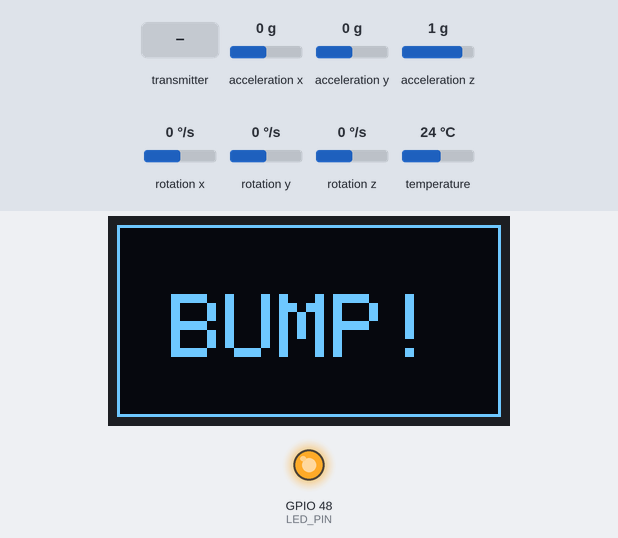
A sketch run on a simulated ESP32. Shown: 128×64 one-colour display, output pins drawn as LEDs (lit = HIGH). The inputs (shaded band) are chosen by the test bench; at power-on: acceleration z 1 g, acceleration x 0 g, acceleration y 0 g, rotation x 0 °/s, rotation y 0 °/s, rotation z 0 °/s, temperature 24 °C. Storage starts empty; what the sketch prints to the serial monitor is not drawn.

Above: at 2.54 s.
2.9 s: acceleration z set to 0.5 g
5.3 s: acceleration z set to 0.2 g
At 7.0 s:
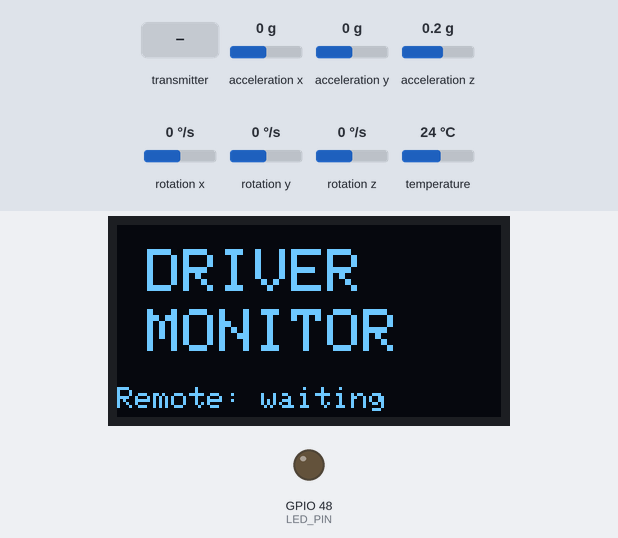
7.5 s: the transmitter starts sending accel_x = 25
At 7.82 s:
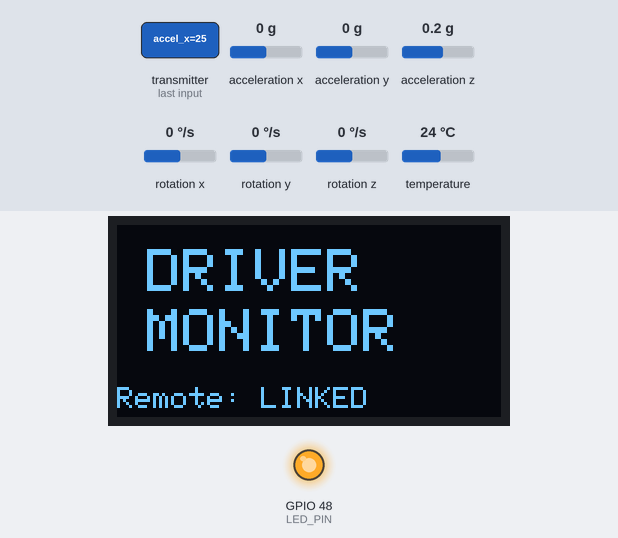
10.1 s: the transmitter starts sending gyro_z = 25
At 10.81 s:
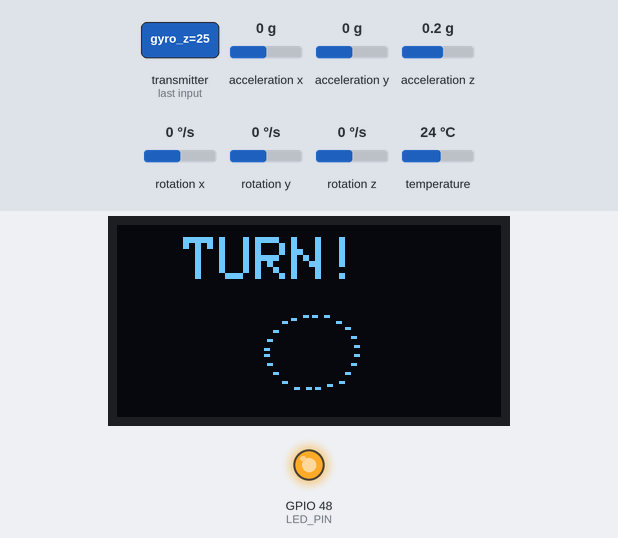
12.4 s: the transmitter starts sending accel_x = 0
15.4 s: acceleration x set to -0.8 g
At 16.04 s:
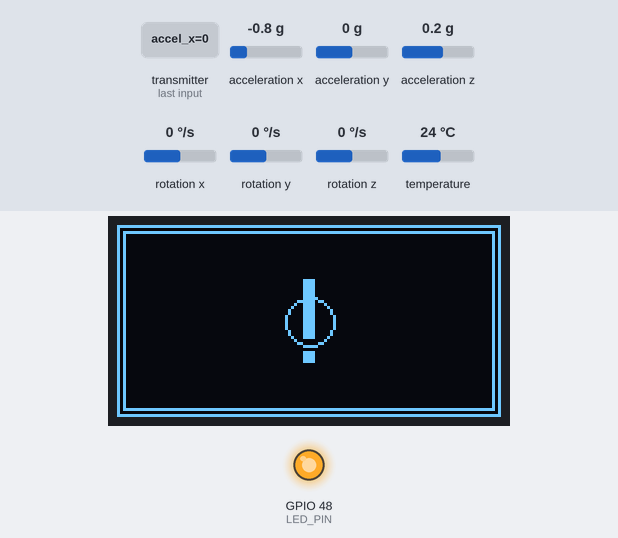
Timing chart, 0 to 18.6 s (numbered marks = the images above; inputs shaded):
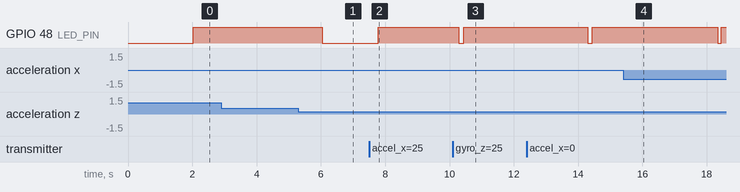

The sketch:

receiver.ino
```cpp
#include <WiFi.h>
#include <esp_now.h>
#include <Wire.h>
#include <Adafruit_MPU6050.h>
#include <Adafruit_Sensor.h>
#include <AsyncTCP.h>
#include <ESPAsyncWebServer.h>
#include <LittleFS.h>
#include <Adafruit_GFX.h>
#include <Adafruit_SSD1306.h>
#include "shared_types.h"

// ─── I2C & OLED ──────────────────────────────────────────
#define I2C_SDA        7
#define I2C_SCL       15
#define SCREEN_WIDTH  128
#define SCREEN_HEIGHT  64
#define OLED_RESET    -1
#define OLED_ADDRESS  0x3C
Adafruit_SSD1306 display(SCREEN_WIDTH, SCREEN_HEIGHT, &Wire, OLED_RESET);

// ─── LED ─────────────────────────────────────────────────
#define LED_PIN 48

// ─── WIFI / WEBSOCKET ────────────────────────────────────
#define AP_SSID    "ESP32-Speaker"
#define AP_PASS    "12345678"
#define AP_CHANNEL 1
AsyncWebServer server(80);
AsyncWebSocket ws("/ws");

// ─── EVENT THRESHOLDS ────────────────────────────────────
#define LANE_ACCEL    1.50f
#define LANE_TIME      300
#define BRAKE_ACCEL   1.96f
#define BRAKE_TIME     150
#define HACC_ACCEL    3.00f
#define HACC_TIME      200
#define TURN_GYRO     0.40f
#define TURN_TIME      300
#define BUMP_ACCEL    3.00f
#define BUMP_TIME      150
#define LOOP_MS         50

// Individual cooldowns — how long before the SAME event can fire again
#define COOLDOWN_LANE   4000
#define COOLDOWN_BRAKE  4000
#define COOLDOWN_HACC   4000
#define COOLDOWN_TURN   4000
#define COOLDOWN_BUMP   2000

// Global cooldown — minimum gap between ANY two events.
// Keeps sounds and animations from stepping on each other.
#define COOLDOWN_GLOBAL 500

#define EMA_ALPHA 0.3f

// ─── ANIMATION STATE ─────────────────────────────────────
enum AnimationType { ANIM_NONE, ANIM_BUMP, ANIM_LANE, ANIM_BRAKE, ANIM_HACC, ANIM_TURN };
volatile AnimationType activeAnim = ANIM_NONE;
uint32_t animStart     = 0;
uint32_t lastAnyTrigger = 0;   // global cooldown timestamp
#define ANIM_DURATION 2000     // matches minimum global cooldown

// ─── SENSOR INSTANCES ────────────────────────────────────
Adafruit_MPU6050 localMPU;
SensorState localSensor  = { "LOCAL"  };
SensorState remoteSensor = { "REMOTE" };
EventState  car;

// ─── ESP-NOW ─────────────────────────────────────────────
volatile bool newRemoteData = false;
MPU6050Packet remotePacket;

void onDataReceived(const esp_now_recv_info_t *info, const uint8_t *data, int len) {
  if (len != sizeof(MPU6050Packet)) return;
  memcpy((void*)&remotePacket, data, sizeof(MPU6050Packet));
  newRemoteData = true;
}

// ─── EMA ─────────────────────────────────────────────────
void applyEMA(SensorState &s, float aX, float aY, float aZ, float gZ) {
  if (!s.emaInit) {
    s.emaX = aX; s.emaY = aY; s.emaZ = aZ; s.emaGZ = gZ;
    s.emaInit = true;
  }
  s.emaX  = EMA_ALPHA * aX  + (1.0f - EMA_ALPHA) * s.emaX;
  s.emaY  = EMA_ALPHA * aY  + (1.0f - EMA_ALPHA) * s.emaY;
  s.emaZ  = EMA_ALPHA * aZ  + (1.0f - EMA_ALPHA) * s.emaZ;
  s.emaGZ = EMA_ALPHA * gZ  + (1.0f - EMA_ALPHA) * s.emaGZ;
  s.outX  = s.emaX;
  s.outY  = s.emaY;
  s.outZ  = s.emaZ;
  s.outGZ = s.emaGZ;
  s.hasData = true;
}

void updateSensor(SensorState &s,
                  float rawX, float rawY, float rawZ, float rawGZ) {
  rawX -= s.offX; rawY -= s.offY; rawZ -= s.offZ;
  applyEMA(s, rawX, rawY, rawZ, rawGZ);
}

void fuseSensors(float &aX, float &aY, float &aZ, float &gZ) {
  if (remoteSensor.hasData) {
    aX = (localSensor.outX  + remoteSensor.outX)  * 0.5f;
    aY = (localSensor.outY  + remoteSensor.outY)  * 0.5f;
    aZ = (localSensor.outZ  + remoteSensor.outZ)  * 0.5f;
    gZ = (localSensor.outGZ + remoteSensor.outGZ) * 0.5f;
  } else {
    aX = localSensor.outX; aY = localSensor.outY;
    aZ = localSensor.outZ; gZ = localSensor.outGZ;
  }
}

// ─── TRIGGER ─────────────────────────────────────────────
void fireTrigger(const char* type, const char* sound, AnimationType anim,
                 float aX, float aY, float aZ, float gZ) {
  const char* src = remoteSensor.hasData ? "FUSED" : "LOCAL";
  Serial.printf("[%s] %-12s  aX=%6.3f  aY=%6.3f  aZ=%6.3f  gZ=%6.3f\n",
                src, type, aX, aY, aZ, gZ);
  ws.textAll(sound);
  activeAnim     = anim;
  animStart      = millis();
  lastAnyTrigger = millis();
  digitalWrite(LED_PIN, HIGH);
}

bool cooldownPassed(uint32_t lastEvent, uint32_t cooldown) {
  return (millis() - lastEvent) >= cooldown;
}

// ─── MOVEMENT CHECKS ─────────────────────────────────────
void checkMovement(float aX, float aY, float aZ, float gZ) {
  // Global gate — nothing fires until 2s after the last event
  if (!cooldownPassed(lastAnyTrigger, COOLDOWN_GLOBAL)) return;

  uint32_t now = millis();
  float lateralMag = sqrt(aX * aX + aY * aY);

  // Bump
  bool currentlyBumping = (abs(aZ) > BUMP_ACCEL);
  if (currentlyBumping) {
    if (car.bumpStart == 0) car.bumpStart = now;
    if ((now - car.bumpStart) >= BUMP_TIME
        && cooldownPassed(car.lastBump, COOLDOWN_BUMP)) {
      fireTrigger("BUMP", "BEEP", ANIM_BUMP, aX, aY, aZ, gZ);
      car.lastBump = now;
    }
  } else { car.bumpStart = 0; }
  bool isBump = currentlyBumping;

  // Lane change
  if (!isBump && lateralMag > LANE_ACCEL) {
    if (car.laneStart == 0) car.laneStart = now;
    if ((now - car.laneStart) >= LANE_TIME
        && cooldownPassed(car.lastLane, COOLDOWN_LANE)) {
      fireTrigger("LANE_CHANGE", "PLAY:lane_change.mp3", ANIM_LANE, aX, aY, aZ, gZ);
      car.lastLane  = now;
      car.laneStart = 0;
    }
  } else { car.laneStart = 0; }

  // Hard brake
  if (!isBump && aX < -BRAKE_ACCEL) {
    if (car.brakeStart == 0) car.brakeStart = now;
    if ((now - car.brakeStart) >= BRAKE_TIME
        && cooldownPassed(car.lastBrake, COOLDOWN_BRAKE)) {
      fireTrigger("HARD_BRAKE", "PLAY:dont_break_hard.mp3", ANIM_BRAKE, aX, aY, aZ, gZ);
      car.lastBrake  = now;
      car.brakeStart = 0;
    }
  } else { car.brakeStart = 0; }

  // Hard accel
  if (!isBump && aX > HACC_ACCEL) {
    if (car.haccStart == 0) car.haccStart = now;
    if ((now - car.haccStart) >= HACC_TIME
        && cooldownPassed(car.lastHacc, COOLDOWN_HACC)) {
      fireTrigger("HARD_ACCEL", "PLAY:hard_accel.mp3", ANIM_HACC, aX, aY, aZ, gZ);
      car.lastHacc  = now;
      car.haccStart = 0;
    }
  } else { car.haccStart = 0; }

  // Sharp turn
  if (!isBump && abs(gZ) > TURN_GYRO) {
    if (car.turnStart == 0) car.turnStart = now;
    if ((now - car.turnStart) >= TURN_TIME
        && cooldownPassed(car.lastTurn, COOLDOWN_TURN)) {
      fireTrigger("SHARP_TURN", "PLAY:sharp_turn.mp3", ANIM_TURN, aX, aY, aZ, gZ);
      car.lastTurn  = now;
      car.turnStart = 0;
    }
  } else { car.turnStart = 0; }
}

// ─── ANIMATIONS ──────────────────────────────────────────
void drawBumpAnim(uint32_t e) {
  display.clearDisplay();
  int shake = ((e / 40) % 2 == 0) ? -3 : 3;
  display.setTextColor(SSD1306_WHITE);
  display.setTextSize(3);
  display.setCursor(18, 20 + shake);
  display.print("BUMP!");
  display.drawRect(0, 0, SCREEN_WIDTH, SCREEN_HEIGHT, SSD1306_WHITE);
  display.display();
}

void drawLaneAnim(uint32_t e) {
  display.clearDisplay();
  display.setTextColor(SSD1306_WHITE);
  display.setTextSize(2);
  display.setCursor(12, 4);
  display.print("LANE");
  display.setCursor(12, 24);
  display.print("CHANGE");
  int base = (e / 12) % 160 - 20;
  for (int i = 0; i < 4; i++) {
    int ax = base + i * 18;
    if (ax < -10 || ax > SCREEN_WIDTH) continue;
    display.drawLine(ax,     54, ax + 8, 48, SSD1306_WHITE);
    display.drawLine(ax,     54, ax + 8, 60, SSD1306_WHITE);
    display.drawLine(ax + 8, 48, ax + 8, 60, SSD1306_WHITE);
  }
  display.display();
}

void drawBrakeAnim(uint32_t e) {
  display.clearDisplay();
  display.setTextColor(SSD1306_WHITE);
  int r = (e / 25) % 50;
  display.drawCircle(SCREEN_WIDTH / 2, SCREEN_HEIGHT / 2, r, SSD1306_WHITE);
  display.drawCircle(SCREEN_WIDTH / 2, SCREEN_HEIGHT / 2, r + 8, SSD1306_WHITE);
  if ((e / 100) % 2 == 0) {
    display.drawRect(0, 0, SCREEN_WIDTH, SCREEN_HEIGHT, SSD1306_WHITE);
    display.drawRect(2, 2, SCREEN_WIDTH - 4, SCREEN_HEIGHT - 4, SSD1306_WHITE);
  }
  display.setTextSize(4);
  display.setCursor(54, 18);
  display.print("!");
  display.display();
}

void drawHaccAnim(uint32_t e) {
  display.clearDisplay();
  display.setTextColor(SSD1306_WHITE);
  display.setTextSize(2);
  display.setCursor(22, 4);
  display.print("SPEED!");
  for (int i = 0; i < 6; i++) {
    int y = 26 + i * 6;
    int off = ((e / 8) + i * 20) % 160 - 30;
    display.drawLine(off, y, off + 25, y, SSD1306_WHITE);
  }
  display.display();
}

void drawTurnAnim(uint32_t e) {
  display.clearDisplay();
  display.setTextColor(SSD1306_WHITE);
  display.setTextSize(2);
  display.setCursor(22, 4);
  display.print("TURN!");
  float angle = e / 80.0f;
  int cx = SCREEN_WIDTH / 2, cy = 42;
  for (int i = 0; i < 24; i++) {
    float a = angle + i * 0.26f;
    int x = cx + (int)(cos(a) * 16);
    int y = cy + (int)(sin(a) * 13);
    display.drawPixel(x, y, SSD1306_WHITE);
    display.drawPixel(x + 1, y, SSD1306_WHITE);
  }
  display.display();
}

void drawIdle() {
  display.clearDisplay();
  display.setTextColor(SSD1306_WHITE);
  display.setTextSize(2);
  display.setCursor(10, 8);
  display.print("DRIVER");
  display.setCursor(10, 28);
  display.print("MONITOR");
  display.setTextSize(1);
  display.setCursor(0, 54);
  display.print("Remote: ");
  display.print(remoteSensor.hasData ? "LINKED" : "waiting");
  display.display();
}

void updateDisplay() {
  uint32_t now = millis();
  if (activeAnim != ANIM_NONE) {
    uint32_t e = now - animStart;
    if (e > ANIM_DURATION) {
      activeAnim = ANIM_NONE;
      digitalWrite(LED_PIN, LOW);
      drawIdle();
      return;
    }
    switch (activeAnim) {
      case ANIM_BUMP:  drawBumpAnim(e);  break;
      case ANIM_LANE:  drawLaneAnim(e);  break;
      case ANIM_BRAKE: drawBrakeAnim(e); break;
      case ANIM_HACC:  drawHaccAnim(e);  break;
      case ANIM_TURN:  drawTurnAnim(e);  break;
      default: break;
    }
  } else {
    static uint32_t lastIdle = 0;
    if (now - lastIdle > 500) {
      lastIdle = now;
      drawIdle();
    }
  }
}

// ─── CALIBRATE ───────────────────────────────────────────
void calibrate(SensorState &s, Adafruit_MPU6050 &sensor) {
  Serial.printf("Calibrating %s — keep still...\n", s.label);
  delay(500);
  float sX = 0, sY = 0, sZ = 0;
  for (int i = 0; i < 20; i++) {
    sensors_event_t a, g, t;
    sensor.getEvent(&a, &g, &t);
    sX += a.acceleration.x;
    sY += a.acceleration.y;
    sZ += a.acceleration.z;
    delay(50);
  }
  s.offX =  sX / 20.0f;
  s.offY =  sY / 20.0f;
  s.offZ = (sZ / 20.0f) - 9.81f;
  Serial.printf("  %s offsets — X: %.4f  Y: %.4f  Z: %.4f\n",
                s.label, s.offX, s.offY, s.offZ);
}

// ─── WEBPAGE ─────────────────────────────────────────────
const char webpage[] PROGMEM = R"rawhtml(
<!DOCTYPE html><html><head>
<meta charset="UTF-8">
<meta name="viewport" content="width=device-width, initial-scale=1">
<title>Driver Monitor</title>
<style>
body{font-family:sans-serif;display:flex;flex-direction:column;align-items:center;
     justify-content:center;height:100vh;margin:0;background:#1a1a2e;color:#fff;gap:20px}
button{padding:16px 32px;font-size:1.1rem;border:none;border-radius:12px;
       background:#e94560;color:#fff;cursor:pointer}
button.hidden{display:none}
#status{color:#aaa;font-size:1rem;text-align:center;padding:0 20px}
#event{font-size:1.4rem;font-weight:bold;color:#e94560;min-height:2rem}
</style></head><body>
<div id="status">Press to unlock audio</div>
<div id="event"></div>
<button id="unlockBtn">🔊 Unlock Audio</button>
<script>
let audioCtx=null,currentSource=null;

document.getElementById('unlockBtn').addEventListener('click',()=>{
  audioCtx=new(window.AudioContext||window.webkitAudioContext)();
  const b=audioCtx.createBuffer(1,1,22050),s=audioCtx.createBufferSource();
  s.buffer=b;s.connect(audioCtx.destination);s.start(0);
  document.getElementById('unlockBtn').classList.add('hidden');
  document.getElementById('status').textContent='Monitoring drive...';
});

function playMP3(filename){
  if(!audioCtx){document.getElementById('status').textContent='Unlock audio first!';return;}
  audioCtx.resume().then(()=>{
    fetch('/files/'+filename)
      .then(r=>{if(!r.ok)throw new Error('Not found: '+filename);return r.arrayBuffer();})
      .then(buf=>audioCtx.decodeAudioData(buf))
      .then(decoded=>{
        if(currentSource){try{currentSource.stop();}catch(e){}}
        currentSource=audioCtx.createBufferSource();
        currentSource.buffer=decoded;
        currentSource.connect(audioCtx.destination);
        currentSource.start(0);
      })
      .catch(err=>{document.getElementById('status').textContent='MP3 error: '+err.message;});
  });
}

function playTone(f,d,t){
  if(!audioCtx)return;
  audioCtx.resume().then(()=>{
    const o=audioCtx.createOscillator(),g=audioCtx.createGain();
    o.connect(g);g.connect(audioCtx.destination);
    o.type=t||'sine';o.frequency.setValueAtTime(f,audioCtx.currentTime);
    g.gain.setValueAtTime(0.8,audioCtx.currentTime);
    g.gain.exponentialRampToValueAtTime(0.001,audioCtx.currentTime+d);
    o.start();o.stop(audioCtx.currentTime+d);
  });
}

const ws=new WebSocket(`ws://${location.hostname}/ws`);
ws.onmessage=(e)=>{
  const msg=e.data;
  document.getElementById('event').textContent=msg.startsWith('PLAY:')?msg.substring(5).replace('.mp3','').replace(/_/g,' '):msg;
  setTimeout(()=>{document.getElementById('event').textContent='';},2500);
  if(msg.startsWith('PLAY:'))playMP3(msg.substring(5));
  else if(msg==='BEEP')playTone(880,0.15,'sine');
};
ws.onclose=()=>{document.getElementById('status').textContent='Disconnected — reload.';};
</script></body></html>
)rawhtml";

// ─── SETUP ───────────────────────────────────────────────
void setup() {
  Serial.begin(115200);
  while (!Serial) delay(10);
  Serial.println("=== BOOT ===");

  pinMode(LED_PIN, OUTPUT);
  digitalWrite(LED_PIN, LOW);

  Wire.begin(I2C_SDA, I2C_SCL);
  Wire.setClock(400000);

  // OLED
  if (!display.begin(SSD1306_SWITCHCAPVCC, OLED_ADDRESS)) {
    Serial.println("SSD1306 not found — continuing without display.");
  } else {
    Serial.println("OLED ready.");
    drawIdle();
  }

  // MPU
  if (!localMPU.begin()) {
    Serial.println("Local MPU6050 not found!");
    while (1);
  }
  localMPU.setAccelerometerRange(MPU6050_RANGE_2_G);
  localMPU.setGyroRange(MPU6050_RANGE_500_DEG);
  localMPU.setFilterBandwidth(MPU6050_BAND_21_HZ);
  calibrate(localSensor, localMPU);

  // LittleFS (MP3s live here)
  if (!LittleFS.begin(true)) {
    Serial.println("LittleFS mount failed — MP3s unavailable.");
  } else {
    Serial.println("LittleFS mounted.");
    File root = LittleFS.open("/");
    File file = root.openNextFile();
    while (file) {
      Serial.printf("  %s  (%d bytes)\n", file.name(), file.size());
      file = root.openNextFile();
    }
  }

  // WiFi AP + ESP-NOW
  WiFi.mode(WIFI_AP_STA);
  WiFi.softAP(AP_SSID, AP_PASS, AP_CHANNEL);
  Serial.printf("AP up — SSID: %s  IP: %s  ch: %d\n",
                AP_SSID, WiFi.softAPIP().toString().c_str(), AP_CHANNEL);

  if (esp_now_init() != ESP_OK) {
    Serial.println("ESP-NOW init failed");
    while (1);
  }
  esp_now_register_recv_cb(onDataReceived);

  // Serve MP3s + webpage + WebSocket
  server.serveStatic("/files/", LittleFS, "/");
  server.on("/", HTTP_GET, [](AsyncWebServerRequest* req) {
    req->send_P(200, "text/html", webpage);
  });
  ws.onEvent([](AsyncWebSocket* s, AsyncWebSocketClient* c,
                AwsEventType type, void* arg, uint8_t* data, size_t len) {
    if (type == WS_EVT_CONNECT)
      Serial.printf("Phone connected: #%u\n", c->id());
    else if (type == WS_EVT_DISCONNECT)
      Serial.printf("Phone disconnected: #%u\n", c->id());
  });
  server.addHandler(&ws);
  server.begin();

  Serial.println("=== READY — open http://192.168.4.1 on phone ===\n");
}

// ─── LOOP ────────────────────────────────────────────────
void loop() {
  uint32_t loopStart = millis();

  ws.cleanupClients();

  // Local sensor
  sensors_event_t accel, gyro, temp;
  localMPU.getEvent(&accel, &gyro, &temp);
  updateSensor(localSensor,
               accel.acceleration.x,
               accel.acceleration.y,
               accel.acceleration.z,
               gyro.gyro.z);

  // Remote sensor
  if (newRemoteData) {
    newRemoteData = false;
    updateSensor(remoteSensor,
                 remotePacket.accel_x,
                 remotePacket.accel_y,
                 remotePacket.accel_z,
                 remotePacket.gyro_z);
  }

  // Fuse + detect
  float aX, aY, aZ, gZ;
  fuseSensors(aX, aY, aZ, gZ);
  checkMovement(aX, aY, aZ, gZ);

  // Display
  updateDisplay();

  uint32_t elapsed = millis() - loopStart;
  if (elapsed < LOOP_MS) delay(LOOP_MS - elapsed);
}
```

shared_types.h
```cpp
#pragma once

// ─── ESP-NOW packet (sender → receiver) ──────────────────
typedef struct {
  float accel_x, accel_y, accel_z;  // m/s²
  float gyro_x,  gyro_y,  gyro_z;   // rad/s
} MPU6050Packet;

// ─── Per-sensor state: calibration + EMA + fused output ──
struct SensorState {
  const char* label;

  // calibration offsets
  float offX = 0, offY = 0, offZ = 0;

  // EMA internal state
  float emaX = 0, emaY = 0, emaZ = 0, emaGZ = 0;
  bool  emaInit = false;

  // latest calibrated + filtered output (written by updateSensor)
  float outX = 0, outY = 0, outZ = 0, outGZ = 0;

  // true once at least one reading has been processed
  bool hasData = false;
};

// ─── Single vehicle event state ───────────────────────────
struct EventState {
  uint32_t laneStart  = 0, brakeStart = 0;
  uint32_t haccStart  = 0, turnStart  = 0, bumpStart = 0;

  uint32_t lastLane  = 0, lastBrake = 0;
  uint32_t lastHacc  = 0, lastTurn  = 0, lastBump  = 0;
};
```

Measured:
- the behaviour switches between 0.4 and 0.3 g on acceleration z (found by bisection; images 0 and 1)
- after the input at 5.3 s, GPIO 48 (LED_PIN): HIGH → LOW after 0.73 s; the display: first differs from a run without the input after 0.76 s (image 1)
- after the input at 7.5 s, GPIO 48 (LED_PIN): LOW → HIGH after 0.29 s; the display: changes after 0.16 s (image 2)
- after the input at 10.1 s, the display: first differs from a run without the input after 0.56 s (image 3)
- after the input at 15.4 s, the display: first differs from a run without the input after 0.49 s (image 4)
